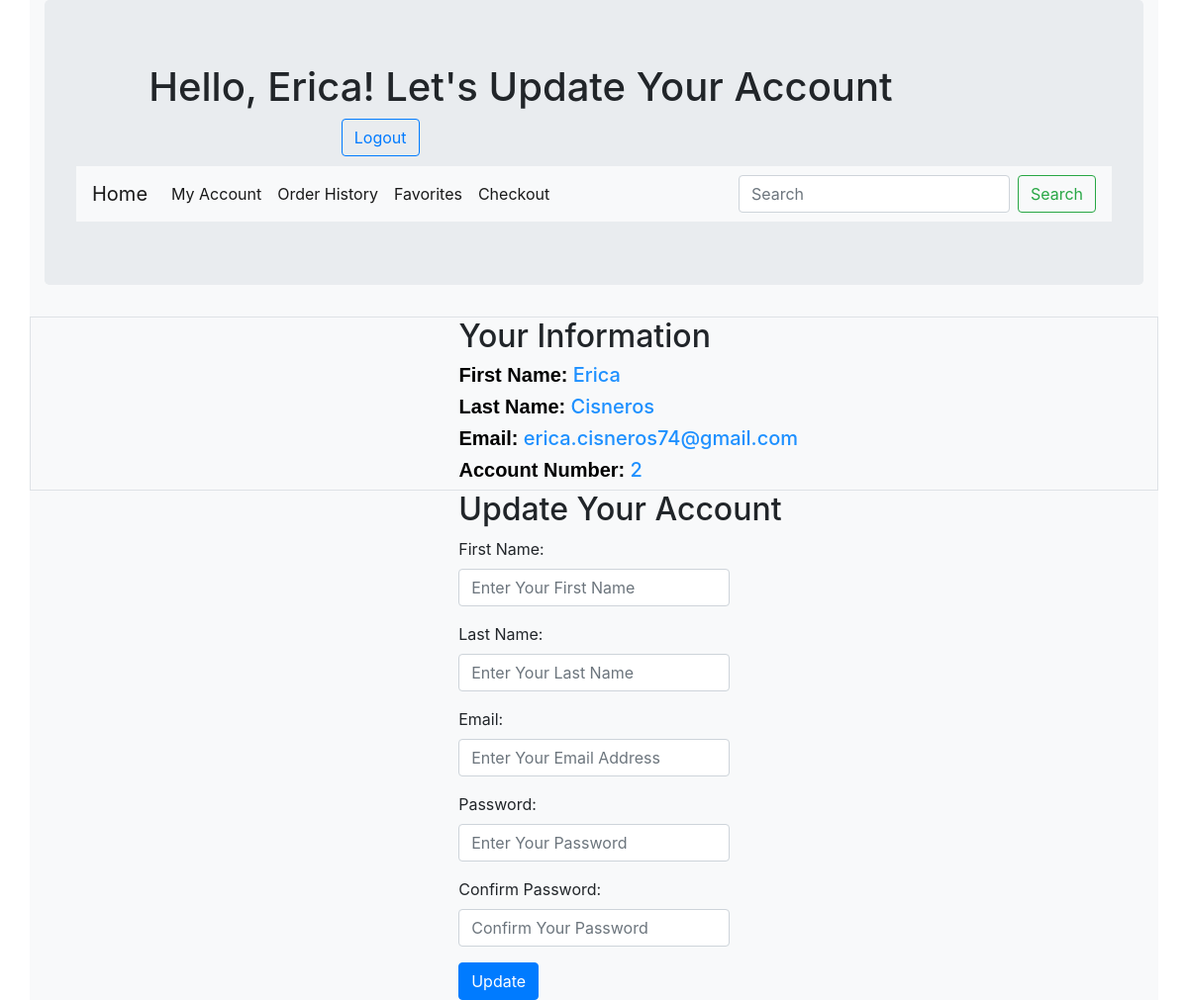
Page /myAccount (signed in) on the committed database.
### home/models.py (models this page shows)
class User(models.Model):
    first_name = models.CharField(max_length=255)
    last_name = models.CharField(max_length=255)
    email = models.EmailField()
    password = models.CharField(max_length=255)
    created_at = models.DateTimeField(auto_now_add=True)
    updated_at = models.DateTimeField(auto_now=True)
    objects = UserManager()

### home/views.py (the view)
# urls.py: path('myAccount', views.myAccount),
def myAccount(request):
    context = {
        'user' : User.objects.get(id = request.session['user_id']),
    }
    return render(request, 'updateAccount.html', context)

### home/templates/updateAccount.html (shortened to what this page needs)
<!DOCTYPE html>
<html lang="en">
<head>
    <link rel="stylesheet" href="https://stackpath.bootstrapcdn.com/bootstrap/4.5.2/css/bootstrap.min.css">
    {% load static %}
    <link rel="stylesheet" type="text/css" href="{% static 'updateAccount.css' %}">
</head>
<body>
    <div class="container bg-light">
        <div class="jumbotron">
            <h1>Hello, {{ user.first_name }}! Let's Update Your Account<a href="/logout" class="btn btn-outline-primary">Logout</a></h1>
            <nav class="navbar navbar-expand-lg navbar-light bg-light">
                <a class="navbar-brand" href="/dashboard">Home</a>
                <div class="collapse navbar-collapse" id="navbarSupportedContent">
                  <ul class="navbar-nav mr-auto">
                    <li class="nav-item active">
                      <a class="nav-link" href="/myAccount">My Account <span class="sr-only">(current)</span></a>
                    </li>
                    <li class="nav-item active">
                      <a class="nav-link" href="/orderHistory">Order History</a>
                    </li>
                    <li class="nav-item active">
                        <a class="nav-link" href="/favorites">Favorites</a>
                      </li>
                    <li class="nav-item active">
                      <a class="nav-link" href="/checkout">Checkout</a>
                    </li>
                  </ul>
                  <form class="form-inline my-2 my-lg-0">
                    <input class="form-control mr-sm-2" type="search" placeholder="Search" aria-label="Search">
                    <button class="btn btn-outline-success my-2 my-sm-0" type="submit">Search</button>
                  </form>
                </div>
            </nav>
        </div>
        <div class="row border" id="info">
            <h2>Your Information</h2>
                <div class=""><h5><span>First Name:</span> {{ user.first_name }}</h5></div>
                <div class=""><h5><span>Last Name:</span> {{ user.last_name }}</h5></div>
                <div class=""><h5><span>Email:</span> {{ user.email }}</h5></div>
                <div class=""><h5><span>Account Number:</span> {{ user.id }}</h5></div>
        </div>
        <div class="row">
            <h2 id="account">Update Your Account</h2>
        </div>
        <div class="row" id="content">
            <form action="/updateInfo" method="POST">
                <div class="form-group">
                    <label for="first_name">First Name:</label>
                    <input type="text" class="form-control" name="first_name" id="first_name" placeholder="Enter Your First Name">
                </div>
                <div class="form-group">
                    <label for="last_name">Last Name:</label>
                    <input type="text" class="form-control" name="last_name" id="last_name" placeholder="Enter Your Last Name">
                </div>
                <div class="form-group">
                    <label for="email">Email:</label>
                    <input type="email" class="form-control" name="email" id="email" placeholder="Enter Your Email Address">
                </div>
                <div class="form-group">
                    <label for="password">Password:</label>
                    <input type="password" class="form-control" name="password" id="password" placeholder="Enter Your Password">
                </div>
                <div class="form-group">
                    <label for="confirm">Confirm Password:</label>
                    <input type="password" class="form-control" name="confirm" id="confirm" placeholder="Confirm Your Password">
                </div>
                <button type="submit" class="btn btn-primary">Update</button>
            </form>
        </div>
    </div>
</body>
</html>

### home/static/updateAccount.css (style rules this page uses)
h2 { margin-left: 38%; display: inline-block; }
span { font-family: Verdana, Geneva, Tahoma, sans-serif; font-weight: bold; color: black; }
h1 { margin-left: 7%; }
h1 a { margin-left: 20%; }
#info div { display: block; margin-left: 38%; }
#content form { margin-left: 38%; }
h5 { color: dodgerblue; }

### rows in the picture
User: first_name "Erica", last_name "Cisneros", email "erica.cisneros74@gmail.com", id "2"
